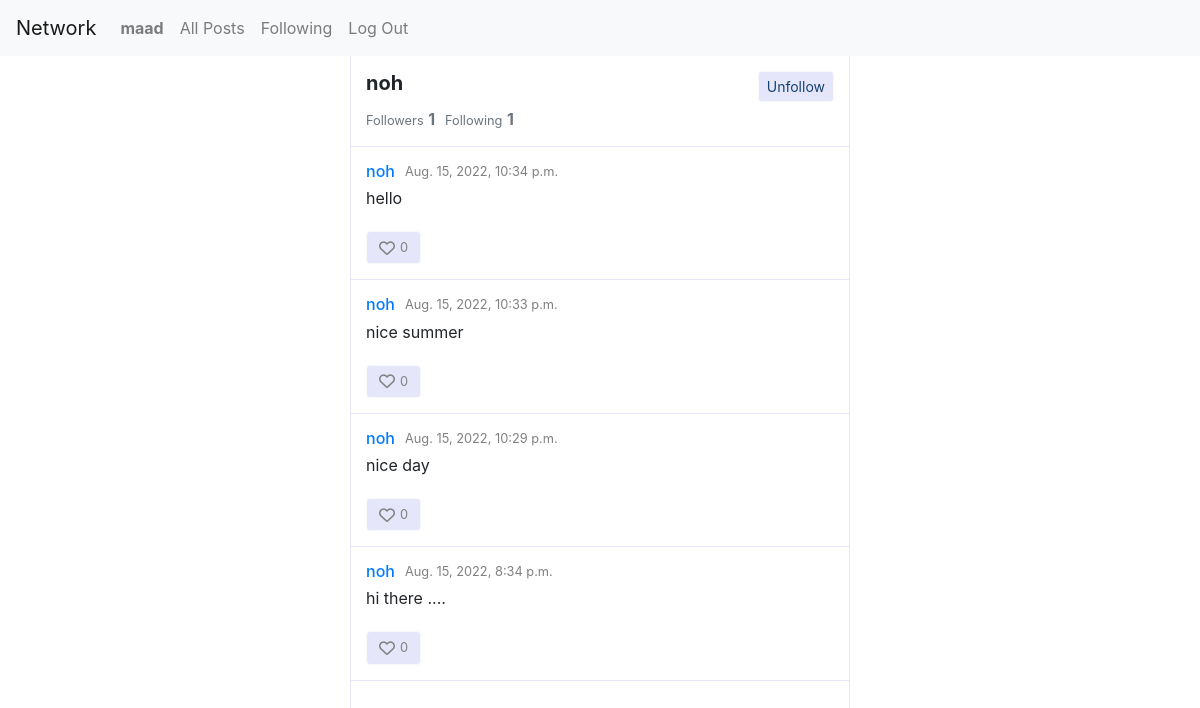
The page /profile/4 (signed in) on the database its author committed.
### network/models.py (models this page shows)
class User(AbstractUser):
    followers_count = models.IntegerField(default=0)
    followings_count = models.IntegerField(default=0)
    pass

class Post(models.Model):
    user = models.ForeignKey("User", on_delete=models.CASCADE)
    content = models.TextField()
    likes_count = models.IntegerField(default=0)
    likes = models.ManyToManyField("User",related_name="likes",blank=True)
    creation_date = models.DateTimeField(auto_now_add=True)

### network/views.py (the view)
# urls.py: path("profile/<int:id>", views.profile, name="profile"),
@login_required
def profile(request,id):
    user = User.objects.get(id=id)
    posts = Post.objects.filter(user=user).order_by('-creation_date')
    paginator = Paginator(posts, 10)
    page = request.GET.get('page')
    paginated_posts = paginator.get_page(page)
    form = PostForm()
    is_following = False
    if request.user.is_authenticated:
        is_following = Follow.objects.filter(follower = request.user, following = user).exists()
    context = {
        'user_to_show': user,
        'paginated_posts': paginated_posts,
        'post_form': form,
        'is_following': is_following,
    }
    return render(request, "network/profile.html",context)

### network/templates/network/profile.html (shortened to what this page needs)
{% extends "network/layout.html" %}
{% load crispy_forms_tags %}
{% load static %}
{% block body %}
    <div id="profile">
        <div class="details">
            <div style="display: flex;justify-content:space-between;">
                <h5><strong>{{user_to_show}}</strong></h5>
                {% if user.is_authenticated and user_to_show != user %}
                    <button type="button" class="btn btn-sm btn-light following_button" onclick="follow(this,{{user_to_show.id}})">
                        {% if is_following  %}
                            Unfollow
                            {% else %}
                            Follow
                        {% endif %}
                    </button>
                {% endif %}
            </div>
            <div class="text-muted" id="follows" style="display:flex;gap:10px;">
                <div><small>Followers</small> <strong id="followers">{{user_to_show.followers_count}}</strong></div>
                <div><small>Following</small> <strong>{{user_to_show.followings_count}}</strong></div>
            </div>
        </div>
        {% for post in paginated_posts %}
            {% include 'network/components/post.html' with post=post post_form=post_form %}
        {% endfor %}
        {% include 'network/components/paginator.html' with paginated_posts=paginated_posts %}
    </div>
{% endblock %}

### network/templates/network/layout.html (shortened to what this page needs)
{% load static %}
<!DOCTYPE html>
<html lang="en">
    <head>
        <link rel="stylesheet" href="https://stackpath.bootstrapcdn.com/bootstrap/4.4.1/css/bootstrap.min.css">
        <link href="{% static 'network/styles.css' %}" rel="stylesheet">
    </head>
    <body>
        <nav class="navbar navbar-expand-lg navbar-light bg-light">
            <a class="navbar-brand" href="#">Network</a>
            <div>
              <ul class="navbar-nav mr-auto">
                {% if user.is_authenticated %}
                    <li class="nav-item">
                        <a class="nav-link" href="#"><strong>{{ user.username }}</strong></a>
                    </li>
                {% endif %}
                <li class="nav-item">
                  <a class="nav-link" href="{% url 'index' %}">All Posts</a>
                </li>
                {% if user.is_authenticated %}
                    <li class="nav-item">
                        <a class="nav-link" href="{% url 'following' %}">Following</a>
                    </li>
                    <li class="nav-item">
                        <a class="nav-link" href="{% url 'logout' %}">Log Out</a>
                    </li>
                {% endif %}
              </ul>
            </div>
          </nav>
        <div class="body">
            {% block body %}
            {% endblock %}
        </div>
    </body>
</html>

### network/templates/network/components/post.html (shortened to what this page needs)
{% load crispy_forms_tags %}
<div class="post">
  <div class="post_header">
    <div class="post_name_and_date">
      <a
      {% if user.is_authenticated %}
        href="{% url 'profile' post.user.id %}"
      {% else %}
        href="{% url 'login'  %}"
      {% endif %}
      class="post_user">
        <h6>
          {{post.user}}
        </h6>
      </a>
      <small class="post_date">
        {{post.creation_date}}
      </small>
    </div>
  </div>
  <div class="post_body">
    <p class="post_content" id="post_content_{{post.id}}">
      {{post.content}}
    </p>
  </div>
  <div class="post_footer">
    {% if user.is_authenticated %}
      <button class="post_like_button btn btn-light" onclick="like(this,{{post.id}})">
        <i class="fa-heart fa-regular {% if user in post.likes.all %} fa-solid text-danger{% endif %}"></i>
        <small class="likes_count">
          {{post.likes_count}}
        </small>
      </button>
    {% endif %}
  </div>
</div>

### network/static/network/styles.css (style rules this page uses)
* { margin: 0; margin-top: 0; margin-right: 0; margin-bottom: 0; margin-left: 0; padding: 0; box-sizing: border-box; }
h1,h2,h3,h4,h5,h6 { margin-bottom: 0; }
html,body { height: 100%; }
a, a:active, a:hover { text-decoration: none; }
body { display: flex; flex-direction: column; }
.body { display: flex; flex-direction: column; flex:1; width: 500px; margin: auto; border-style: solid; border-color: lavender; border-width: 0 1px; }
.btn-light { background-color: lavender; }
.post { display: flex; flex-direction: column; padding: 15px; border-bottom: 1px solid lavender; gap: 5px; }
.post_header { display: flex; justify-content: space-between; }
.post_name_and_date { display: flex; align-items: center; gap: 10px; }
.post_date { color: gray; }
.following_button, .edit_button { color: #144273; }
.post_footer { display: flex; justify-content: space-between; align-items: center; }
.post_footer i { color: gray; }
.post_like_button { display: flex; align-items: center; gap: 5px; }
.post_like_button .likes_count { color: gray; }
#profile .details { display: flex; flex-direction: column; padding: 15px; border-bottom: 1px solid lavender; gap: 5px; }

### rows shown on the page
User: username "maad"
User: username "noh", followers_count "1", followings_count "1"
Post: user "noh", creation_date "Aug. 15, 2022, 10:34 p.m.", content "hello", likes_count "0"
Post: user "noh", creation_date "Aug. 15, 2022, 10:33 p.m.", content "nice summer", likes_count "0"
Post: user "noh", creation_date "Aug. 15, 2022, 10:29 p.m.", content "nice day", likes_count "0"
Post: user "noh", creation_date "Aug. 15, 2022, 8:34 p.m.", content "hi there ....", likes_count "0"
